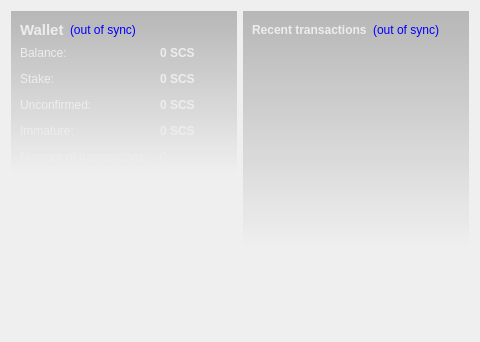
<?xml version="1.0" encoding="UTF-8"?>
<ui version="4.0">
 <class>OverviewPage</class>
 <widget class="QWidget" name="OverviewPage">
  <property name="geometry">
   <rect>
    <x>0</x>
    <y>0</y>
    <width>480</width>
    <height>342</height>
   </rect>
  </property>
  <property name="windowTitle">
   <string>Form</string>
  </property>
  <property name="styleSheet">
   <string notr="true">#OverviewPage { color: #ededed; }</string>
  </property>
  <layout class="QHBoxLayout" name="horizontalLayout" stretch="1,1">
   <item>
    <layout class="QVBoxLayout" name="verticalLayout_2">
     <item>
      <widget class="QFrame" name="frame">
       <property name="styleSheet">
        <string notr="true">#frame { background-color: qlineargradient(spread:pad, x1:0, y1:0, x2:0, y2:1, stop:0 rgba(0,0,0,60), stop:1.0 rgba(0,0,0,0)); }</string>
       </property>
       <layout class="QVBoxLayout" name="verticalLayout_4">
        <item>
         <layout class="QHBoxLayout" name="horizontalLayout_4">
          <item>
           <widget class="QLabel" name="label_5">
            <property name="font">
             <font>
              <pointsize>11</pointsize>
              <weight>75</weight>
              <bold>true</bold>
             </font>
            </property>
            <property name="styleSheet">
             <string notr="true">color: #ededed;</string>
            </property>
            <property name="text">
             <string>Wallet</string>
            </property>
           </widget>
          </item>
          <item>
           <widget class="QLabel" name="labelWalletStatus">
            <property name="toolTip">
             <string>The displayed information may be out of date. Your wallet automatically synchronizes with the Scash network after a connection is established, but this process has not completed yet.</string>
            </property>
            <property name="styleSheet">
             <string notr="true">QLabel { color: blue; }</string>
            </property>
            <property name="text">
             <string notr="true">(out of sync)</string>
            </property>
            <property name="alignment">
             <set>Qt::AlignLeading|Qt::AlignLeft|Qt::AlignVCenter</set>
            </property>
           </widget>
          </item>
          <item>
           <spacer name="horizontalSpacer_2">
            <property name="orientation">
             <enum>Qt::Horizontal</enum>
            </property>
            <property name="sizeHint" stdset="0">
             <size>
              <width>40</width>
              <height>20</height>
             </size>
            </property>
           </spacer>
          </item>
         </layout>
        </item>
        <item>
         <layout class="QFormLayout" name="formLayout_2">
          <property name="fieldGrowthPolicy">
           <enum>QFormLayout::AllNonFixedFieldsGrow</enum>
          </property>
          <property name="horizontalSpacing">
           <number>12</number>
          </property>
          <property name="verticalSpacing">
           <number>12</number>
          </property>
          <item row="0" column="0">
           <widget class="QLabel" name="label">
            <property name="styleSheet">
             <string notr="true">color: #ededed;</string>
            </property>
            <property name="text">
             <string>Balance:</string>
            </property>
           </widget>
          </item>
          <item row="0" column="1">
           <widget class="QLabel" name="labelBalance">
            <property name="font">
             <font>
              <weight>75</weight>
              <bold>true</bold>
             </font>
            </property>
            <property name="cursor">
             <cursorShape>IBeamCursor</cursorShape>
            </property>
            <property name="toolTip">
             <string>Your current balance</string>
            </property>
            <property name="styleSheet">
             <string notr="true">color: #ededed;</string>
            </property>
            <property name="text">
             <string notr="true">0 SCS</string>
            </property>
            <property name="textInteractionFlags">
             <set>Qt::LinksAccessibleByMouse|Qt::TextSelectableByKeyboard|Qt::TextSelectableByMouse</set>
            </property>
           </widget>
          </item>
          <item row="1" column="0">
           <widget class="QLabel" name="label_6">
            <property name="styleSheet">
             <string notr="true">color: #ededed;</string>
            </property>
            <property name="text">
             <string>Stake:</string>
            </property>
           </widget>
          </item>
          <item row="1" column="1">
           <widget class="QLabel" name="labelStake">
            <property name="font">
             <font>
              <weight>75</weight>
              <bold>true</bold>
             </font>
            </property>
            <property name="cursor">
             <cursorShape>IBeamCursor</cursorShape>
            </property>
            <property name="toolTip">
             <string>Total of coins that was staked, and do not yet count toward the current balance</string>
            </property>
            <property name="styleSheet">
             <string notr="true">color: #ededed;</string>
            </property>
            <property name="text">
             <string notr="true">0 SCS</string>
            </property>
            <property name="textInteractionFlags">
             <set>Qt::LinksAccessibleByMouse|Qt::TextSelectableByKeyboard|Qt::TextSelectableByMouse</set>
            </property>
           </widget>
          </item>
          <item row="2" column="0">
           <widget class="QLabel" name="label_3">
            <property name="styleSheet">
             <string notr="true">color: #ededed;</string>
            </property>
            <property name="text">
             <string>Unconfirmed:</string>
            </property>
           </widget>
          </item>
          <item row="2" column="1">
           <widget class="QLabel" name="labelUnconfirmed">
            <property name="font">
             <font>
              <weight>75</weight>
              <bold>true</bold>
             </font>
            </property>
            <property name="cursor">
             <cursorShape>IBeamCursor</cursorShape>
            </property>
            <property name="toolTip">
             <string>Total of transactions that have yet to be confirmed, and do not yet count toward the current balance</string>
            </property>
            <property name="styleSheet">
             <string notr="true">color: #ededed;</string>
            </property>
            <property name="text">
             <string notr="true">0 SCS</string>
            </property>
            <property name="textInteractionFlags">
             <set>Qt::LinksAccessibleByMouse|Qt::TextSelectableByKeyboard|Qt::TextSelectableByMouse</set>
            </property>
           </widget>
          </item>
          <item row="3" column="0">
           <widget class="QLabel" name="labelImmatureText">
            <property name="styleSheet">
             <string notr="true">color: #ededed;</string>
            </property>
            <property name="text">
             <string>Immature:</string>
            </property>
           </widget>
          </item>
          <item row="3" column="1">
           <widget class="QLabel" name="labelImmature">
            <property name="font">
             <font>
              <weight>75</weight>
              <bold>true</bold>
             </font>
            </property>
            <property name="toolTip">
             <string>Mined balance that has not yet matured</string>
            </property>
            <property name="styleSheet">
             <string notr="true">color: #ededed;</string>
            </property>
            <property name="text">
             <string notr="true">0 SCS</string>
            </property>
            <property name="textInteractionFlags">
             <set>Qt::LinksAccessibleByMouse|Qt::TextSelectableByKeyboard|Qt::TextSelectableByMouse</set>
            </property>
           </widget>
          </item>
          <item row="4" column="0">
           <widget class="QLabel" name="label_2">
            <property name="styleSheet">
             <string notr="true">color: #ededed;</string>
            </property>
            <property name="text">
             <string>Number of transactions:</string>
            </property>
           </widget>
          </item>
          <item row="4" column="1">
           <widget class="QLabel" name="labelNumTransactions">
            <property name="toolTip">
             <string>Total number of transactions in wallet</string>
            </property>
            <property name="styleSheet">
             <string notr="true">color: #ededed;</string>
            </property>
            <property name="text">
             <string notr="true">0</string>
            </property>
           </widget>
          </item>
         </layout>
        </item>
       </layout>
      </widget>
     </item>
     <item>
      <spacer name="verticalSpacer">
       <property name="orientation">
        <enum>Qt::Vertical</enum>
       </property>
       <property name="sizeHint" stdset="0">
        <size>
         <width>20</width>
         <height>40</height>
        </size>
       </property>
      </spacer>
     </item>
     <item>
      <widget class="QLabel" name="label_6">
       <property name="text">
        <string/>
       </property>
       <property name="pixmap">
        <pixmap resource="../bitcoin.qrc">:/images/backg</pixmap>
       </property>
       <property name="scaledContents">
        <bool>false</bool>
       </property>
       <property name="alignment">
        <set>Qt::AlignCenter</set>
       </property>
       <property name="margin">
        <number>-2</number>
       </property>
      </widget>
     </item>
    </layout>
   </item>
   <item>
    <layout class="QVBoxLayout" name="verticalLayout_3">
     <item>
      <widget class="QFrame" name="frame_2">
       <property name="styleSheet">
        <string notr="true">#frame_2 { background-color: qlineargradient(spread:pad, x1:0, y1:0, x2:0, y2:1, stop:0 rgba(0,0,0,60), stop:1.0 rgba(0,0,0,0)); }</string>
       </property>
       <layout class="QVBoxLayout" name="verticalLayout">
        <item>
         <layout class="QHBoxLayout" name="horizontalLayout_2">
          <item>
           <widget class="QLabel" name="label_4">
            <property name="styleSheet">
             <string notr="true">color: #ededed;</string>
            </property>
            <property name="text">
             <string>&lt;b&gt;Recent transactions&lt;/b&gt;</string>
            </property>
           </widget>
          </item>
          <item>
           <widget class="QLabel" name="labelTransactionsStatus">
            <property name="toolTip">
             <string>The displayed information may be out of date. Your wallet automatically synchronizes with the Scash network after a connection is established, but this process has not completed yet.</string>
            </property>
            <property name="styleSheet">
             <string notr="true">QLabel { color: blue; }</string>
            </property>
            <property name="text">
             <string notr="true">(out of sync)</string>
            </property>
            <property name="alignment">
             <set>Qt::AlignRight|Qt::AlignTrailing|Qt::AlignVCenter</set>
            </property>
           </widget>
          </item>
          <item>
           <spacer name="horizontalSpacer">
            <property name="orientation">
             <enum>Qt::Horizontal</enum>
            </property>
            <property name="sizeHint" stdset="0">
             <size>
              <width>40</width>
              <height>20</height>
             </size>
            </property>
           </spacer>
          </item>
         </layout>
        </item>
        <item>
         <widget class="QListView" name="listTransactions">
          <property name="styleSheet">
           <string notr="true">QListView { background: transparent; }</string>
          </property>
          <property name="frameShape">
           <enum>QFrame::NoFrame</enum>
          </property>
          <property name="verticalScrollBarPolicy">
           <enum>Qt::ScrollBarAlwaysOff</enum>
          </property>
          <property name="horizontalScrollBarPolicy">
           <enum>Qt::ScrollBarAlwaysOff</enum>
          </property>
          <property name="selectionMode">
           <enum>QAbstractItemView::NoSelection</enum>
          </property>
         </widget>
        </item>
       </layout>
      </widget>
     </item>
     <item>
      <spacer name="verticalSpacer_2">
       <property name="orientation">
        <enum>Qt::Vertical</enum>
       </property>
       <property name="sizeHint" stdset="0">
        <size>
         <width>20</width>
         <height>40</height>
        </size>
       </property>
      </spacer>
     </item>
    </layout>
   </item>
  </layout>
 </widget>
 <resources>
  <include location="../bitcoin.qrc"/>
 </resources>
 <connections/>
</ui>
